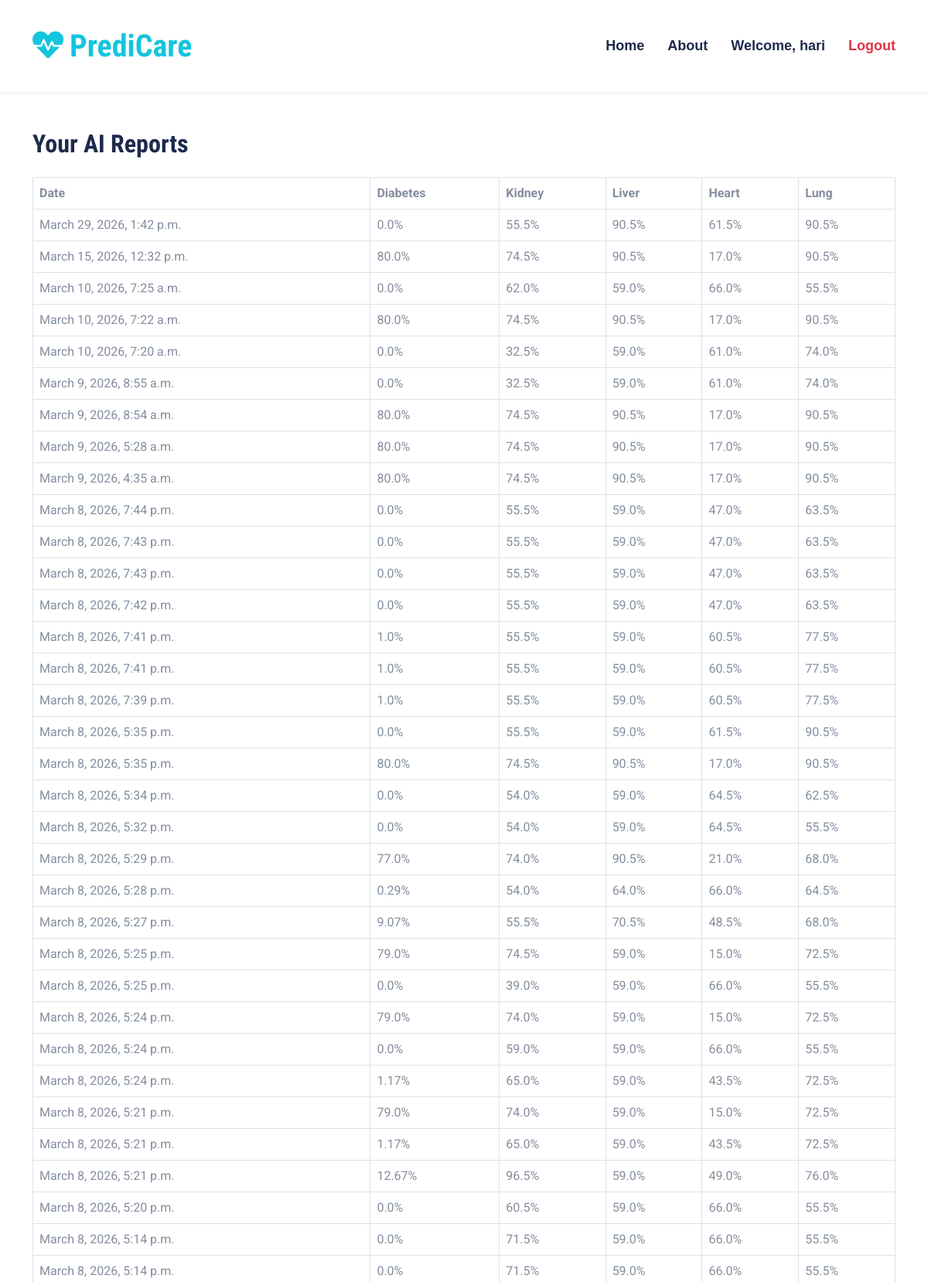
The app's page /reports/ (signed in, upper part) with its own data.
### core/models.py (models this page shows)
class AIReport(models.Model):
    user = models.ForeignKey(User, on_delete=models.CASCADE)
    uploaded_at = models.DateTimeField(auto_now_add=True)
    diabetes_risk = models.FloatField(null=True, blank=True)
    kidney_risk = models.FloatField(null=True, blank=True)
    liver_risk = models.FloatField(null=True, blank=True)
    heart_risk = models.FloatField(null=True, blank=True)
    lung_risk = models.FloatField(null=True, blank=True)
    diabetes_coverage = models.FloatField(null=True, blank=True)
    kidney_coverage = models.FloatField(null=True, blank=True)
    liver_coverage = models.FloatField(null=True, blank=True)
    heart_coverage = models.FloatField(null=True, blank=True)
    lung_coverage = models.FloatField(null=True, blank=True)

### core/views.py (the view)
# urls.py: path("reports/", views.view_reports, name="view_reports"),
@login_required
def view_reports(request):
    reports = AIReport.objects.filter(user=request.user).order_by("-uploaded_at")
    return render(request, "core/view_reports.html", {
        "reports": reports
    })

### core/templates/core/view_reports.html
{% extends 'core/base.html' %}
{% block content %}
<div class="container py-5">
<h2 class="mb-4">Your AI Reports</h2>
<table class="table table-bordered">
<tr>
<th>Date</th>
<th>Diabetes</th>
<th>Kidney</th>
<th>Liver</th>
<th>Heart</th>
<th>Lung</th>
</tr>
{% for r in reports %}
<tr>
<td>{{ r.uploaded_at }}</td>
<td>{{ r.diabetes_risk }}%</td>
<td>{{ r.kidney_risk }}%</td>
<td>{{ r.liver_risk }}%</td>
<td>{{ r.heart_risk }}%</td>
<td>{{ r.lung_risk }}%</td>
</tr>
{% endfor %}
</table>
</div>
{% endblock %}

### core/templates/core/base.html (shortened to what this page needs)
{% load static %}
<!DOCTYPE html>
<html lang="en">
<head>
    <link href="https://cdnjs.cloudflare.com/ajax/libs/font-awesome/5.15.0/css/all.min.css" rel="stylesheet">
    <link href="https://cdn.jsdelivr.net/npm/bootstrap-icons@1.4.1/font/bootstrap-icons.css" rel="stylesheet">
    <link href="{% static 'core/css/bootstrap.min.css' %}" rel="stylesheet">
    <link href="{% static 'core/css/style.css' %}" rel="stylesheet">
</head>
<body>
<div class="container-fluid sticky-top bg-white shadow-sm">
    <div class="container">
        <nav class="navbar navbar-expand-lg navbar-light py-3">
            {% if user.is_authenticated %}
                {% if user.is_superuser %}
                    <a href="{% url 'admin_home' %}" class="navbar-brand">
                {% elif user.profile.role == 'doctor' %}
                    <a href="{% url 'doctor_home' %}" class="navbar-brand">
                {% else %}
                    <a href="{% url 'user_home' %}" class="navbar-brand">
                {% endif %}
            {% else %}
                <a href="{% url 'home' %}" class="navbar-brand">
            {% endif %}
                <h1 class="m-0 text-primary">
                    <i class="fa fa-heartbeat me-2"></i>PrediCare
                </h1>
            </a>
            <div class="collapse navbar-collapse" id="navbarCollapse">
                <div class="navbar-nav ms-auto">
                    <a href="{% url 'home' %}" class="nav-item nav-link">Home</a>
                    <a href="#" class="nav-item nav-link">About</a>
                    {% if user.is_authenticated %}
                        {% if user.is_superuser %}
                            <a href="{% url 'admin_home' %}" class="nav-item nav-link">
                                Welcome, {{ user.first_name|default:user.username }}
                            </a>
                        {% elif user.profile.role == 'doctor' %}
                            <a href="{% url 'doctor_home' %}" class="nav-item nav-link">
                                Welcome Dr. {{ user.first_name|default:user.username }}
                            </a>
                        {% else %}
                            <a href="{% url 'user_home' %}" class="nav-item nav-link">
                                Welcome, {{ user.first_name|default:user.username }}
                            </a>
                        {% endif %}
                        <a href="{% url 'logout' %}" class="nav-item nav-link text-danger">
                            Logout
                        </a>
                    {% endif %}
                </div>
            </div>
        </nav>
    </div>
</div>
{% block content %}
{% endblock %}
</body>
</html>

### core/static/core/css/style.css (style rules this page uses)
:root { --primary: #13C5DD; --secondary: #354F8E; --light: #EFF5F9; --dark: #1D2A4D; }
.navbar-light .navbar-nav .nav-link { font-family: 'Jost', sans-serif; position: relative; margin-left: 30px; padding: 30px 0; font-size: 18px; font-weight: 700; color: var(--dark); outline: none; transition: .5s; }
@media (min-width: 992px) { .navbar-light .navbar-nav .nav-link::before { position: absolute; content: ""; width: 0; height: 5px; bottom: 0; left: 50%; background: var(--primary); transition: .5s; } }

### records on screen
AIReport: uploaded_at "March 29, 2026, 1:42 p.m.", diabetes_risk "0.0", kidney_risk "55.5", liver_risk "90.5", heart_risk "61.5", lung_risk "90.5"
AIReport: uploaded_at "March 15, 2026, 12:32 p.m.", diabetes_risk "80.0", kidney_risk "74.5", liver_risk "90.5", heart_risk "17.0", lung_risk "90.5"
AIReport: uploaded_at "March 10, 2026, 7:25 a.m.", diabetes_risk "0.0", kidney_risk "62.0", liver_risk "59.0", heart_risk "66.0", lung_risk "55.5"
AIReport: uploaded_at "March 10, 2026, 7:22 a.m.", diabetes_risk "80.0", kidney_risk "74.5", liver_risk "90.5", heart_risk "17.0", lung_risk "90.5"
AIReport: uploaded_at "March 10, 2026, 7:20 a.m.", diabetes_risk "0.0", kidney_risk "32.5", liver_risk "59.0", heart_risk "61.0", lung_risk "74.0"
AIReport: uploaded_at "March 9, 2026, 8:55 a.m.", diabetes_risk "0.0", kidney_risk "32.5", liver_risk "59.0", heart_risk "61.0", lung_risk "74.0"
AIReport: uploaded_at "March 9, 2026, 8:54 a.m.", diabetes_risk "80.0", kidney_risk "74.5", liver_risk "90.5", heart_risk "17.0", lung_risk "90.5"
AIReport: uploaded_at "March 9, 2026, 5:28 a.m.", diabetes_risk "80.0", kidney_risk "74.5", liver_risk "90.5", heart_risk "17.0", lung_risk "90.5"
AIReport: uploaded_at "March 9, 2026, 4:35 a.m.", diabetes_risk "80.0", kidney_risk "74.5", liver_risk "90.5", heart_risk "17.0", lung_risk "90.5"
AIReport: uploaded_at "March 8, 2026, 7:44 p.m.", diabetes_risk "0.0", kidney_risk "55.5", liver_risk "59.0", heart_risk "47.0", lung_risk "63.5"
AIReport: uploaded_at "March 8, 2026, 7:43 p.m.", diabetes_risk "0.0", kidney_risk "55.5", liver_risk "59.0", heart_risk "47.0", lung_risk "63.5"
AIReport: uploaded_at "March 8, 2026, 7:43 p.m.", diabetes_risk "0.0", kidney_risk "55.5", liver_risk "59.0", heart_risk "47.0", lung_risk "63.5"
AIReport: uploaded_at "March 8, 2026, 7:42 p.m.", diabetes_risk "0.0", kidney_risk "55.5", liver_risk "59.0", heart_risk "47.0", lung_risk "63.5"
AIReport: uploaded_at "March 8, 2026, 7:41 p.m.", diabetes_risk "1.0", kidney_risk "55.5", liver_risk "59.0", heart_risk "60.5", lung_risk "77.5"
AIReport: uploaded_at "March 8, 2026, 7:41 p.m.", diabetes_risk "1.0", kidney_risk "55.5", liver_risk "59.0", heart_risk "60.5", lung_risk "77.5"
AIReport: uploaded_at "March 8, 2026, 7:39 p.m.", diabetes_risk "1.0", kidney_risk "55.5", liver_risk "59.0", heart_risk "60.5", lung_risk "77.5"
AIReport: uploaded_at "March 8, 2026, 5:35 p.m.", diabetes_risk "0.0", kidney_risk "55.5", liver_risk "59.0", heart_risk "61.5", lung_risk "90.5"
AIReport: uploaded_at "March 8, 2026, 5:35 p.m.", diabetes_risk "80.0", kidney_risk "74.5", liver_risk "90.5", heart_risk "17.0", lung_risk "90.5"
AIReport: uploaded_at "March 8, 2026, 5:34 p.m.", diabetes_risk "0.0", kidney_risk "54.0", liver_risk "59.0", heart_risk "64.5", lung_risk "62.5"
AIReport: uploaded_at "March 8, 2026, 5:32 p.m.", diabetes_risk "0.0", kidney_risk "54.0", liver_risk "59.0", heart_risk "64.5", lung_risk "55.5"
AIReport: uploaded_at "March 8, 2026, 5:29 p.m.", diabetes_risk "77.0", kidney_risk "74.0", liver_risk "90.5", heart_risk "21.0", lung_risk "68.0"
AIReport: uploaded_at "March 8, 2026, 5:28 p.m.", diabetes_risk "0.29", kidney_risk "54.0", liver_risk "64.0", heart_risk "66.0", lung_risk "64.5"
AIReport: uploaded_at "March 8, 2026, 5:27 p.m.", diabetes_risk "9.07", kidney_risk "55.5", liver_risk "70.5", heart_risk "48.5", lung_risk "68.0"
AIReport: uploaded_at "March 8, 2026, 5:25 p.m.", diabetes_risk "79.0", kidney_risk "74.5", liver_risk "59.0", heart_risk "15.0", lung_risk "72.5"
AIReport: uploaded_at "March 8, 2026, 5:25 p.m.", diabetes_risk "0.0", kidney_risk "39.0", liver_risk "59.0", heart_risk "66.0", lung_risk "55.5"
AIReport: uploaded_at "March 8, 2026, 5:24 p.m.", diabetes_risk "79.0", kidney_risk "74.0", liver_risk "59.0", heart_risk "15.0", lung_risk "72.5"
AIReport: uploaded_at "March 8, 2026, 5:24 p.m.", diabetes_risk "0.0", kidney_risk "59.0", liver_risk "59.0", heart_risk "66.0", lung_risk "55.5"
AIReport: uploaded_at "March 8, 2026, 5:24 p.m.", diabetes_risk "1.17", kidney_risk "65.0", liver_risk "59.0", heart_risk "43.5", lung_risk "72.5"
AIReport: uploaded_at "March 8, 2026, 5:21 p.m.", diabetes_risk "79.0", kidney_risk "74.0", liver_risk "59.0", heart_risk "15.0", lung_risk "72.5"
AIReport: uploaded_at "March 8, 2026, 5:21 p.m.", diabetes_risk "1.17", kidney_risk "65.0", liver_risk "59.0", heart_risk "43.5", lung_risk "72.5"
AIReport: uploaded_at "March 8, 2026, 5:21 p.m.", diabetes_risk "12.67", kidney_risk "96.5", liver_risk "59.0", heart_risk "49.0", lung_risk "76.0"
AIReport: uploaded_at "March 8, 2026, 5:20 p.m.", diabetes_risk "0.0", kidney_risk "60.5", liver_risk "59.0", heart_risk "66.0", lung_risk "55.5"
AIReport: uploaded_at "March 8, 2026, 5:14 p.m.", diabetes_risk "0.0", kidney_risk "71.5", liver_risk "59.0", heart_risk "66.0", lung_risk "55.5"
AIReport: uploaded_at "March 8, 2026, 5:14 p.m.", diabetes_risk "0.0", kidney_risk "71.5", liver_risk "59.0", heart_risk "66.0", lung_risk "55.5"

### other values on screen
{{ user.first_name|default:user.username }} "hari"
